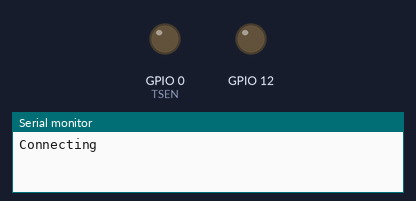
Bench run of a sketch on a simulated ESP8266 (NodeMCU). On the bench: output pins drawn as LEDs (lit = HIGH), the last lines printed to the serial monitor. WiFi joins after 1.5 s; servers stay silent unless stated; uploads are accepted with an empty reply.

Above: at 0.1 s.
At 1.8 s:
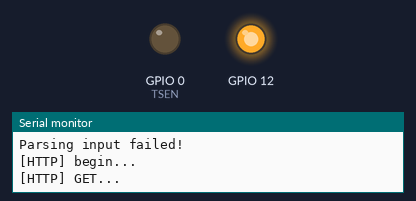
Timing chart, 0 to 3.3 s (numbered marks = the images above):
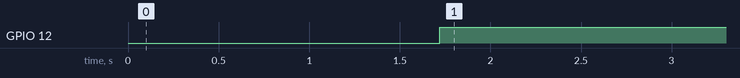

Measured:
- by itself, GPIO 12: LOW → HIGH at 1.7 s

The sketch:

Arduino-INVT-React.ino
```cpp
//D0  GPIO16
//D1  GPIO5
//D2  GPIO4
//D3,D15  GPIO0
//D4,D14  GPIO2
//D5,D13  GPIO14
//D6,D12  GPIO12
//D7,D11  GPIO13
//D8  GPIO15
//D9  GPIO3
//D10 GPIO1
#include <ESP8266WiFi.h>
#include <ESP8266HTTPClient.h>
#include <WiFiClientSecure.h>
#include <Arduino.h>
#include <ESP8266WiFiMulti.h>

#include <WiFiClient.h>
#include <Arduino_JSON.h>
#include <SoftwareSerial.h>
#include <ModbusMaster.h>
ESP8266WiFiMulti WiFiMulti;

//======================================Connecting to Server
const char* ssid = "hieunhanml@CIA.hoangnhatjav";
const char* password ="maybienap123456";
String url = "http://192.168.137.10:8000/api/ViewDataArduino";
String json_string;
int Status_Code = 0;
int Freqyency = 0;
//======================================Connecting to Server

//======================================Modbus RTU
ModbusMaster node;
#define TSEN 0 // Khai Báo Chân Điều Hướng D3 GPIO0
#define IDSLAVE1 1  // Khai Báo ID Giao Tiếp Của Biến Tần iG5A (I60=1)
void preTransmission(); //=> Cho phép truyền nhận
void postTransmission();
//======================================Modbus RTU

void setup() {
  Serial.begin(19200,SERIAL_8N1);
  //Đèn báo truyền nhận dữ liệu
  pinMode(12,OUTPUT);
  digitalWrite(12,LOW);

  //Chân điều hướng
  pinMode(TSEN,OUTPUT);
  digitalWrite(TSEN, 0);

  //=================================Config Truyền thông
  node.begin(1, Serial);
  node.preTransmission(preTransmission);
  node.postTransmission(postTransmission);
  //=================================Config Truyền thông

  //=================================Config Wifi
  WiFi.begin(ssid, password);
  Serial.println("");
  Serial.print("Connecting");
  while (WiFi.status() != WL_CONNECTED) {
    delay(500);
    Serial.print(".");
  }

  Serial.println("");
  Serial.print("Connected to ");
  Serial.println(ssid);
  Serial.print("IP address: ");
  Serial.println(WiFi.localIP());
  //=================================Config Wifi
}


void loop() {
  if ((WiFiMulti.run() == WL_CONNECTED)) {
    int id = 1;
    int Feedback = 100;
    WiFiClient client;
    HTTPClient http;
    Serial.print("[HTTP] begin...\n");
    String newUrl = url + "?id=" + String(id) + "&Feedback=" + String(Feedback);

    http.begin(client,newUrl);
    Serial.print("[HTTP] GET...\n");
    int httpCode = http.GET();
    if (httpCode > 0 ) {
      //Nếu nhận được dữ liệu
       if (httpCode == HTTP_CODE_OK || httpCode == HTTP_CODE_MOVED_PERMANENTLY) {
        digitalWrite(12,HIGH);
        //Sau khi load được dữ liệu từ Server về ta chuyển đổi dữ liệu để điều khiển
                  String payload = http.getString();
                  JSONVar my_obj = JSON.parse(payload);
                    if (JSON.typeof(my_obj) == "undefined") {
                    Serial.println("Parsing input failed!");
                    return;
                  }
//{"Feedback":"100", "data":{"id":1,"Stop":true,"Reverse":false,"Forward":false,"Setpoint":1199,"Feedback":100,"Current":0,"Voltage":0,"Frequency":0},
//"message":"Data Fetch in DB","errCode":0}
                  bool Stop = my_obj["data"]["Stop"];
                  bool Reverse = my_obj["data"]["Reverse"];
                  bool Forward = my_obj["data"]["Forward"];
                  int Setpoint = my_obj["data"]["Setpoint"];
                  int Feedback = my_obj["data"]["Feedback"];
                  int Current = my_obj["data"]["Current"];
                  int Voltage = my_obj["data"]["Voltage"];
                  int Frequency = my_obj["data"]["Frequency"];
                  if(Stop == true){
                    Status_Code = 1;
                    node.writeSingleRegister(4, 0);
                    node.writeSingleRegister(5, Status_Code);
                  }
                  if(Reverse == true){
                    Status_Code = 4;
                    node.writeSingleRegister(4, 3000);
                    node.writeSingleRegister(5, Status_Code);
                  }
                  if(Forward == true){
                    Status_Code = 2;
                    node.writeSingleRegister(4, 3000);
                    node.writeSingleRegister(5, Status_Code);
                  }
                  digitalWrite(12,LOW);
                  //Ki tu 0 la quy dinh cua C
                  //int I00 = payload[  payload.indexOf("I00")+6] -'0';
              }

    } else {
      Serial.printf("[HTTP] GET... failed, error: %s\n", http.errorToString(httpCode).c_str());
    }
    http.end();
  }
}
//=================================Hàm truyền/nhận
void preTransmission()
{
  digitalWrite(TSEN, 1);
}

void postTransmission()
{
  digitalWrite(TSEN, 0);
}
```
